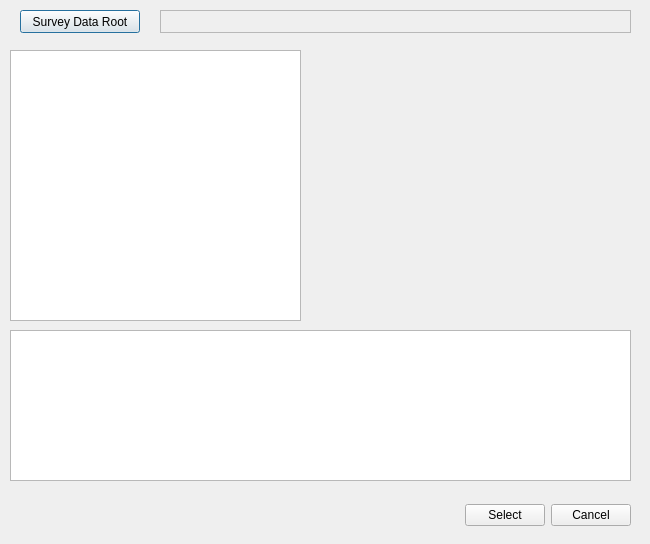
<?xml version="1.0" encoding="UTF-8"?>
<ui version="4.0">
 <class>surveySelectDialog</class>
 <widget class="QDialog" name="surveySelectDialog">
  <property name="geometry">
   <rect>
    <x>0</x>
    <y>0</y>
    <width>650</width>
    <height>544</height>
   </rect>
  </property>
  <property name="windowTitle">
   <string>Setup/Select Survey</string>
  </property>
  <property name="modal">
   <bool>true</bool>
  </property>
  <widget class="QPushButton" name="surveyButton">
   <property name="geometry">
    <rect>
     <x>20</x>
     <y>10</y>
     <width>120</width>
     <height>23</height>
    </rect>
   </property>
   <property name="maximumSize">
    <size>
     <width>120</width>
     <height>23</height>
    </size>
   </property>
   <property name="text">
    <string>Survey Data Root</string>
   </property>
   <property name="flat">
    <bool>false</bool>
   </property>
  </widget>
  <widget class="QWidget" name="gridLayoutWidget">
   <property name="geometry">
    <rect>
     <x>310</x>
     <y>50</y>
     <width>321</width>
     <height>271</height>
    </rect>
   </property>
   <layout class="QGridLayout" name="gridLayout"/>
  </widget>
  <widget class="QPlainTextEdit" name="surveyInfoTextEdit">
   <property name="geometry">
    <rect>
     <x>10</x>
     <y>330</y>
     <width>621</width>
     <height>151</height>
    </rect>
   </property>
   <property name="readOnly">
    <bool>true</bool>
   </property>
  </widget>
  <widget class="QWidget" name="horizontalLayoutWidget">
   <property name="geometry">
    <rect>
     <x>220</x>
     <y>490</y>
     <width>411</width>
     <height>51</height>
    </rect>
   </property>
   <layout class="QHBoxLayout" name="horizontalLayout">
    <item>
     <spacer name="horizontalSpacer">
      <property name="orientation">
       <enum>Qt::Horizontal</enum>
      </property>
      <property name="sizeHint" stdset="0">
       <size>
        <width>50</width>
        <height>20</height>
       </size>
      </property>
     </spacer>
    </item>
    <item>
     <widget class="QPushButton" name="selectButton">
      <property name="text">
       <string>Select</string>
      </property>
     </widget>
    </item>
    <item>
     <widget class="QPushButton" name="cancelButton">
      <property name="text">
       <string>Cancel</string>
      </property>
     </widget>
    </item>
   </layout>
  </widget>
  <widget class="QListWidget" name="surveyListWidget">
   <property name="geometry">
    <rect>
     <x>10</x>
     <y>50</y>
     <width>291</width>
     <height>271</height>
    </rect>
   </property>
  </widget>
  <widget class="QLabel" name="dataRootLabel">
   <property name="geometry">
    <rect>
     <x>160</x>
     <y>10</y>
     <width>471</width>
     <height>23</height>
    </rect>
   </property>
   <property name="frameShape">
    <enum>QFrame::StyledPanel</enum>
   </property>
   <property name="frameShadow">
    <enum>QFrame::Plain</enum>
   </property>
   <property name="text">
    <string/>
   </property>
  </widget>
 </widget>
 <resources/>
 <connections>
  <connection>
   <sender>cancelButton</sender>
   <signal>clicked()</signal>
   <receiver>surveySelectDialog</receiver>
   <slot>close()</slot>
   <hints>
    <hint type="sourcelabel">
     <x>592</x>
     <y>515</y>
    </hint>
    <hint type="destinationlabel">
     <x>324</x>
     <y>271</y>
    </hint>
   </hints>
  </connection>
 </connections>
</ui>
